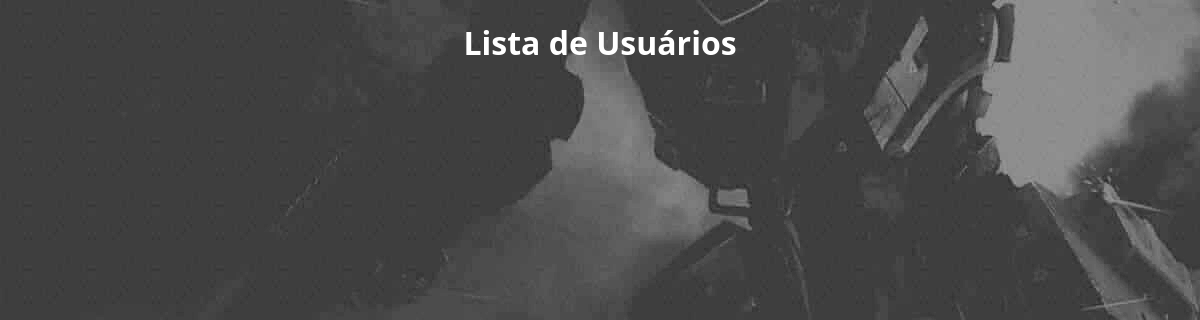
The app's page /usuarios (signed in), older data.
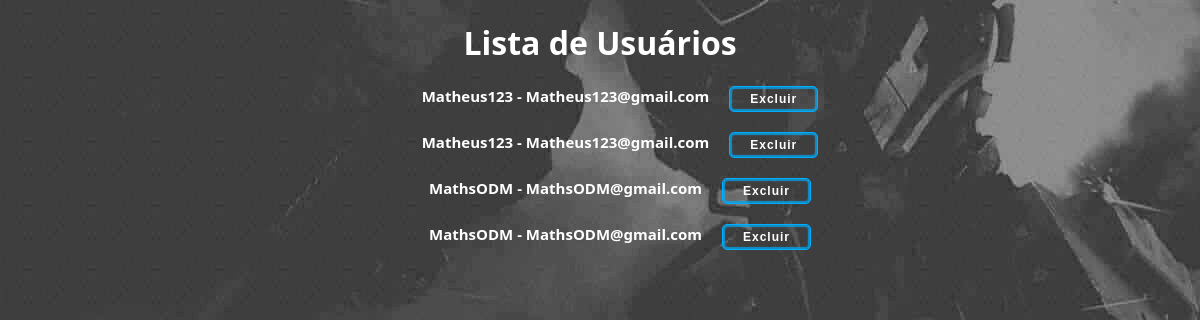
The same page, newer data.
### projeto_final/models/__init__.py (models this page shows)
class Conta(banco.Model, UserMixin):
    id = banco.Column(banco.Integer, primary_key=True)
    usuario = banco.Column(banco.String, nullable=False)
    email = banco.Column(banco.String, nullable=False)
    telefone = banco.Column(banco.Integer, nullable=False)
    senha = banco.Column(banco.String, nullable=False)

### projeto_final/routers/__init__.py (the view)
@app.route('/usuarios')
@login_required
def usuarios():
    if current_user.usuario == usuario:
        users = Conta.query.all()
        return render_template('excluir_usuarios.html', usuarios=users)
    else:
        logout_user()
        flash('Acesso restrito', 'falha')
        return redirect(url_for('login'))

### projeto_final/models/__init__.py (called while the page is built)
@login_manager.user_loader
def load_login(id_login):
    return Conta.query.get(int(id_login))

### projeto_final/templates/excluir_usuarios.html (shortened to what this page needs)
<!DOCTYPE html>
<html lang="pt-br">
<link rel="stylesheet" type="text/css" href="{{ url_for('static', filename='css/excluir_usuario.css') }}">
<head>
</head>
<body>
    <div class="listaUsuarios">
        <h1>Lista de Usuários</h1>
        <ul>
        {% for usuario in usuarios %}
            {% if usuario.usuario != 'admsupremo' and usuario.senha != 'senhafraca' %}
                <li class="lista">
                    {{ usuario.usuario }} - {{ usuario.email }}
                    <form action="{{ url_for('excluir_usuario', id=usuario.id) }}" method="POST">
                        <button class="btnExcluir" type="submit">Excluir</button>
                    </form>
                </li>
            {% endif %}
        {% endfor %}
    </ul>
    </div>
</body>
</html>

Row changes from the older to the newer data that the page shows:
added Conta: usuario "Matheus123", email "Matheus123@gmail.com"
added Conta: usuario "Matheus123", email "Matheus123@gmail.com"
added Conta: usuario "MathsODM", email "MathsODM@gmail.com"
added Conta: usuario "MathsODM", email "MathsODM@gmail.com"
